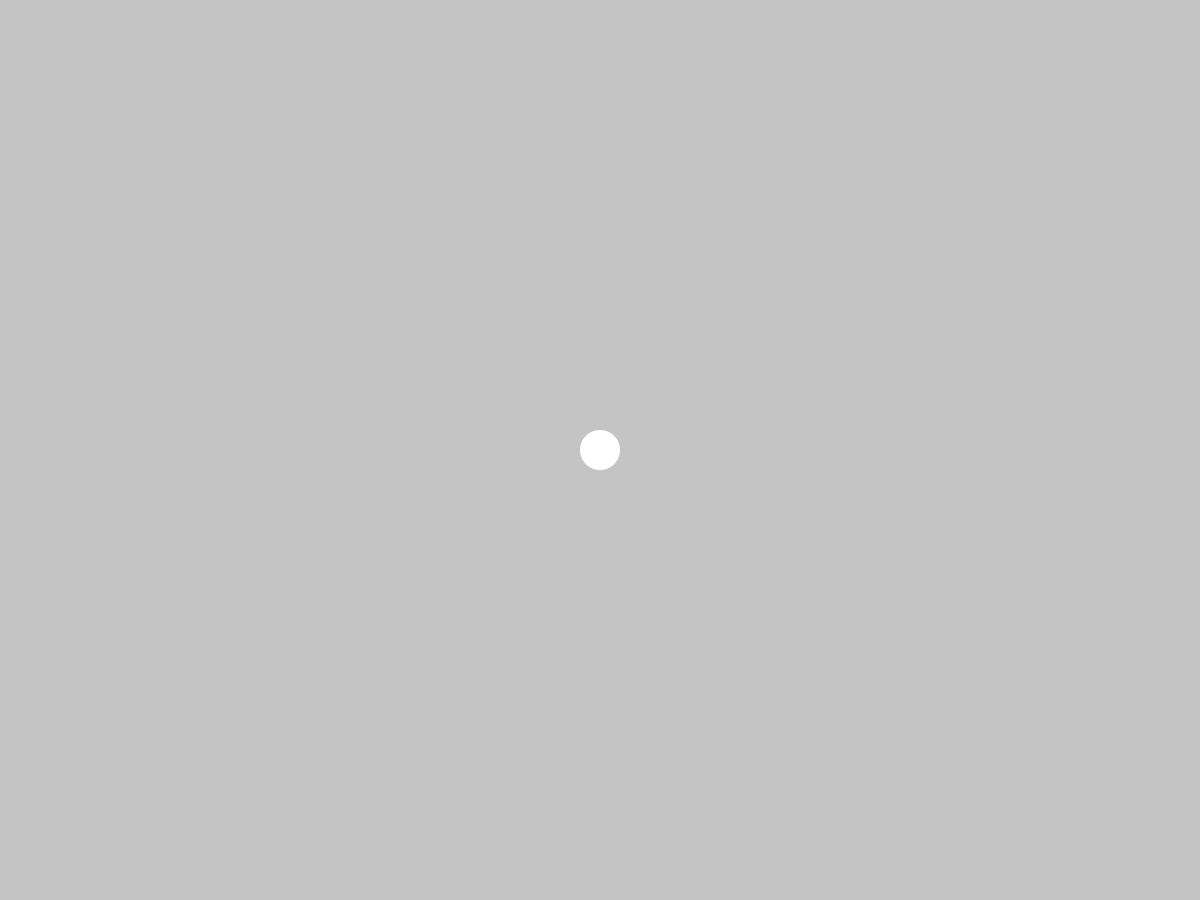
Frame 1 (no input)
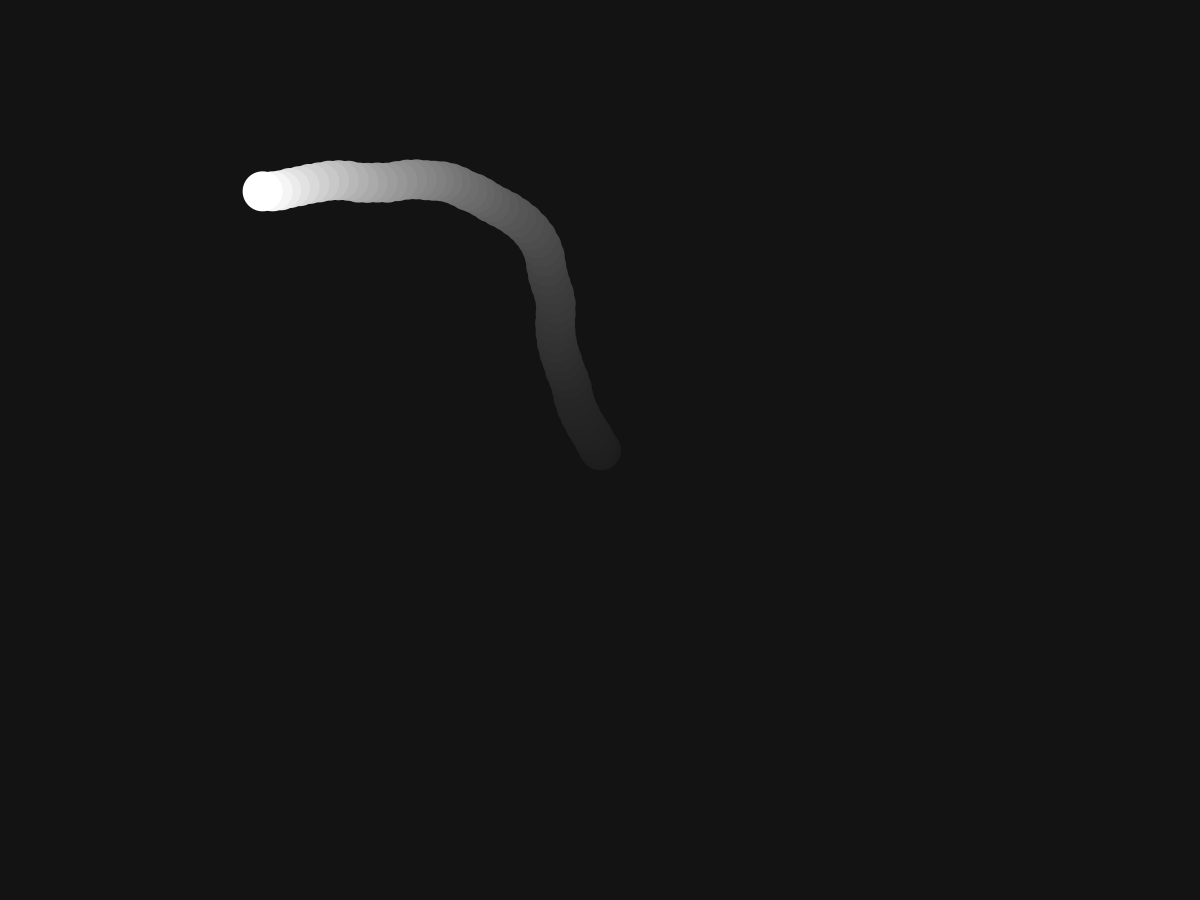
Frame 60 (the mouse pressed at the canvas centre just before this capture)
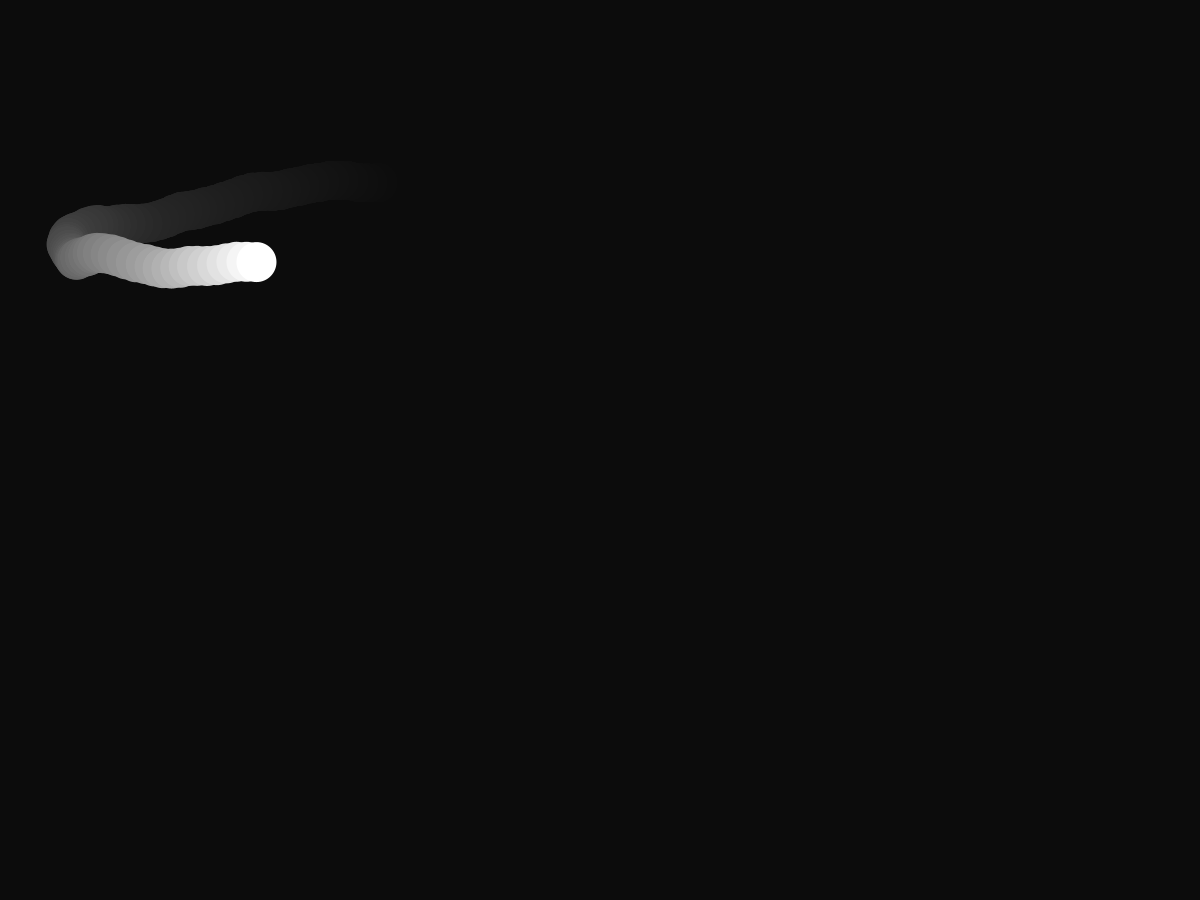
Frame 120 (the mouse held since frame 60 and released just before this capture)

The Processing sketch that drew these frames (run headless with seeded random() and noise(); from frame 60 on, the mouse is pressed at the canvas centre):

// Processing sketch: sketch_230387c
// ── sketch_230387c.pde
Mover m;

void setup()
{
  size(1200,900); // screen size
  m = new Mover(width/2,height/2);
}

void draw()
{
  noStroke(); //get rid of countour lines
  fill(0,0,0,10); //paint it black
  rect(0,0,width,height);
  fill(255); //paint it white
  m.display();
  m.update();
  m.check();
}

// ── Mover.pde
class Mover
{
PVector location = new PVector(0,0);
PVector velocity = new PVector(0,0);
PVector acceleration = new PVector(0,0);
float topspeed = 10;

Mover(float _x, float _y)
  {
    this.location.x = _x;
    this.location.y = _y;
    this.acceleration.x = -0.001;
    this.acceleration.y = 0.01;
  }
  
  void display()
  {
    fill(255); //paint it white
    circle(this.location.x,this.location.y,40); //drawing the circle
  }
  
  void update()
  {
    PVector mouse = new PVector(mouseX,mouseY);
    PVector dir1 = PVector.sub(mouse,location);
    dir1.normalize();
    
   PVector dir2 = PVector.random2D();
   dir2.normalize();
   dir2.mult(3);
   
   PVector dir = dir1.add(dir2);
   
    
    //this.acceleration = PVector.random2D(); // or (topspeed)
    
  this.acceleration = dir.mult(0.5);
    
    this.velocity.add(this.acceleration);
    velocity.limit(topspeed);
    this.location.add(this.velocity);
  }
  
  void check()
  {
    /*if(this.location.x < 0 || this.location.x > width) this.velocity.x = this.velocity.x * (-1);
    if(this.location.y < 0 || this.location.y > height) this.velocity.y = this.velocity.y * (-1);*/
    if(this.location.x < 0) this.location.x = width;
    if(this.location.x > width) this.location.x = 0;
    if(this.location.y < 0) this.location.y = height;
    if(this.location.y > height) this.location.y = 0;
  }
}
